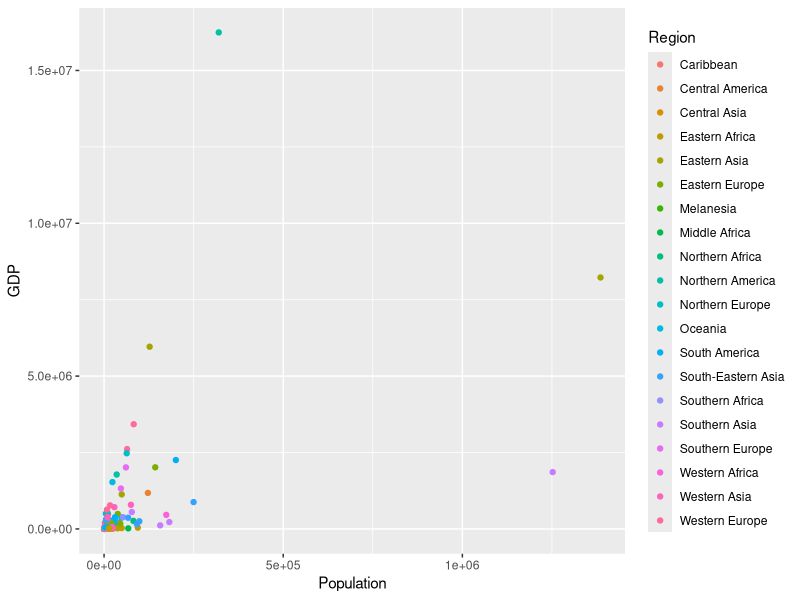
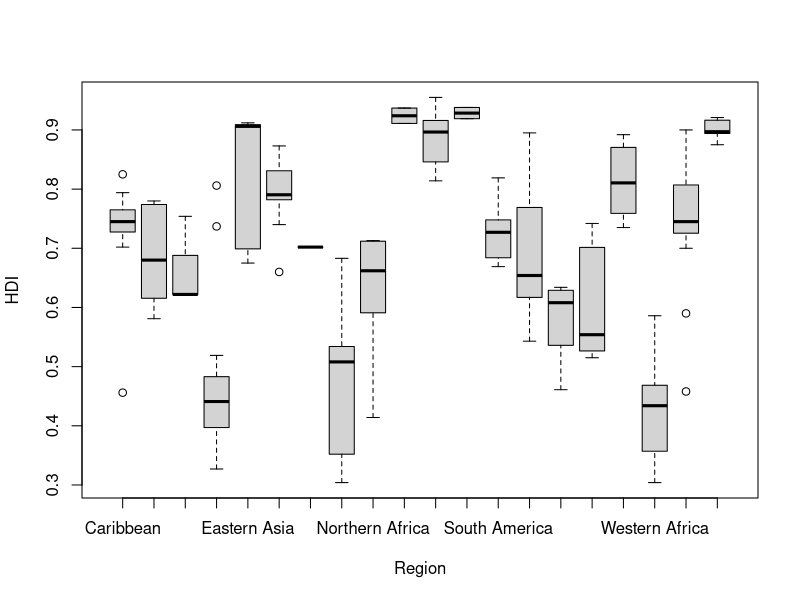

The R source for these figures, in order:
## ---- chunk 1
countryData <- read.csv('countries.csv', stringsAsFactors = F)
popData <- countryData[, c('Country','Region', 'IOS','Population','HDI','GDP_PPP','GDP')]
blank <- popData$Population == 'n/a' | popData$HDI == 'n/a' | popData$GDP_PPP == 'n/a' | popData$GDP == 'n/a'
dataMap <- popData[!blank,]
dataMap$Population <- sapply(dataMap$Population, function(x){
    x2 <- gsub(pattern = ",", replacement = "", x = x)
    as.numeric(x2)})
dataMap$GDP_PPP <- sapply(dataMap$GDP_PPP, function(x){
    x2 <- gsub(pattern = ",", replacement = "", x = x)
    as.numeric(x2)})
dataMap$GDP <- sapply(dataMap$GDP, function(x){
    x2 <- gsub(pattern = ",", replacement = "", x = x)
    as.numeric(x2)})
dataMap$HDI <- as.numeric(dataMap$HDI)
## ---- chunk 2
summary(dataMap[, c('Population','HDI','GDP_PPP','GDP')])
## ---- chunk 3
library(ggplot2)
qplot(Population, GDP, data = dataMap, col = Region)
#plot(Population ~ HDI, data = dataMap, color='Region', type='point')
## ---- chunk 4
boxplot(HDI ~ Region, data=dataMap, ylab="HDI")
